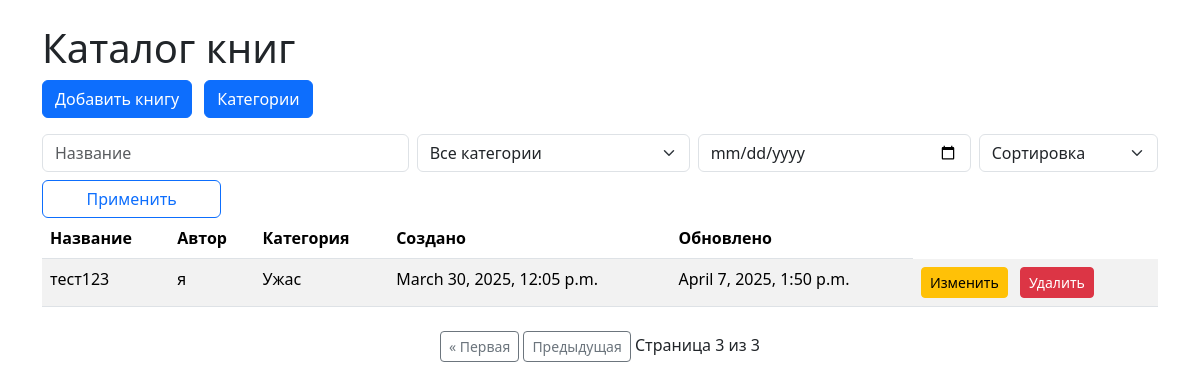
/?page=3, run on the app's committed database.
### catalog/models.py (models this page shows, shortened)
class Book(models.Model):
    title = models.CharField(max_length=200)
    author = models.CharField(max_length=200)
    category = models.ForeignKey(Category, on_delete=models.CASCADE)
    created_at = models.DateTimeField(auto_now_add=True)
    updated_at = models.DateTimeField(auto_now=True)

class Category(models.Model):
    name = models.CharField(max_length=100, unique=True)

### catalog/views.py (the view)
# urls.py: path('', views.book_list, name='book_list'),
def book_list(request):
    books = Book.objects.all()
    categories = Category.objects.all()
    title_query = request.GET.get('title')
    if title_query:
        books = books.filter(title__icontains=title_query)
    category_id = request.GET.get('category')
    if category_id:
        books = books.filter(category_id=category_id)
    date_query = request.GET.get('date')
    if date_query:
        books = books.filter(created_at__date=date_query)
    allowed_sorts = [
        'title', '-title',
        'category__name', '-category__name',
        'created_at', '-created_at',
        'updated_at', '-updated_at'  # все возможные сортировки
    ]
    sort_by = request.GET.get('sort', '-created_at')  # по умолчанию сортировка по дате добавления (сначала новые)
    if sort_by not in allowed_sorts:
        sort_by = '-created_at'  # защита от неправильных параметров
    books = books.order_by(sort_by)
    paginator = Paginator(books, 10)
    page_number = request.GET.get('page')
    page_obj = paginator.get_page(page_number)
    return render(request, 'catalog/book_list.html', {
        'request': request,
        'page_obj': page_obj,
        'sort_by': sort_by,
        'categories': categories,
    })

### catalog/templatetags/custom_tags.py (called while the page is built)
@register.simple_tag(takes_context=True)
def param_replace(context, **kwargs):
    request = context['request']
    params = request.GET.copy()
    for key, value in kwargs.items():
        params[key] = value
    return params.urlencode()

### catalog/templates/catalog/book_list.html (shortened to what this page needs)
{% load static %}
{% load custom_tags %}
<!DOCTYPE html>
<html>
<head>
    <link href="{% static 'css/bootstrap.min.css' %}" rel="stylesheet">
</head>
<body>
    <div class="container mt-4">
        <h1>Каталог книг</h1>
        <a href="{% url 'add_book' %}" class="btn btn-primary mb-3">Добавить книгу</a>
        <a href="{% url 'category_list' %}" class="btn btn-primary mb-3 ms-2">Категории</a>
        <form method="get" id="combinedForm">
            <div class="row g-2">
                <div class="col-md-4">
                    <input type="text" class="form-control" name="title" placeholder="Название" value="{{ request.GET.title }}">
                </div>
                <div class="col-md-3">
                    <select class="form-select" name="category">
                        <option value="">Все категории</option>
                    </select>
                </div>
                <div class="col-md-3">
                    <input type="date" class="form-control" name="date" value="{{ request.GET.date }}">
                </div>
                <div class="col-md-2">
                    <select class="form-select" name="sort" onchange="document.getElementById('combinedForm').submit()">
                        <option value="">Сортировка</option>
                    </select>
                </div>
                <div class="col-md-2">
                    <button type="submit" class="btn btn-outline-primary w-100">Применить</button>
                </div>
            </div>
        </form>
        <table class="table table-striped">
            <thead>
                <tr>
                    <th>Название</th>
                    <th>Автор</th>
                    <th>Категория</th>
                    <th>Создано</th>
                    <th>Обновлено</th>
                </tr>
            </thead>
            <tbody>
                {% for book in page_obj %}
                <tr>
                    <td>{{ book.title }}</td>
                    <td>{{ book.author }}</td>
                    <td>{{ book.category.name }}</td>
                    <td>{{ book.created_at }}</td>
                    <td>{{ book.updated_at }}</td>
                    <td>
                        <a href="{% url 'edit_book' book.pk %}" class="btn btn-sm btn-warning me-2">Изменить</a>
                        <a href="{% url 'delete_book' book.pk %}" class="btn btn-sm btn-danger">Удалить</a>
                    </td>
                </tr>
                {% endfor %}
            </tbody>
        </table>
    </div>
</body>
</html>
{% include 'catalog/pagination.html' %}

### data on the page
Book: title "тест123", author "я", category.name "Ужас", created_at "March 30, 2025, 12:05 p.m.", updated_at "April 7, 2025, 1:50 p.m."

### other printed values
{{ page_obj.number }} "3"
{{ page_obj.paginator.num_pages }} "3"
